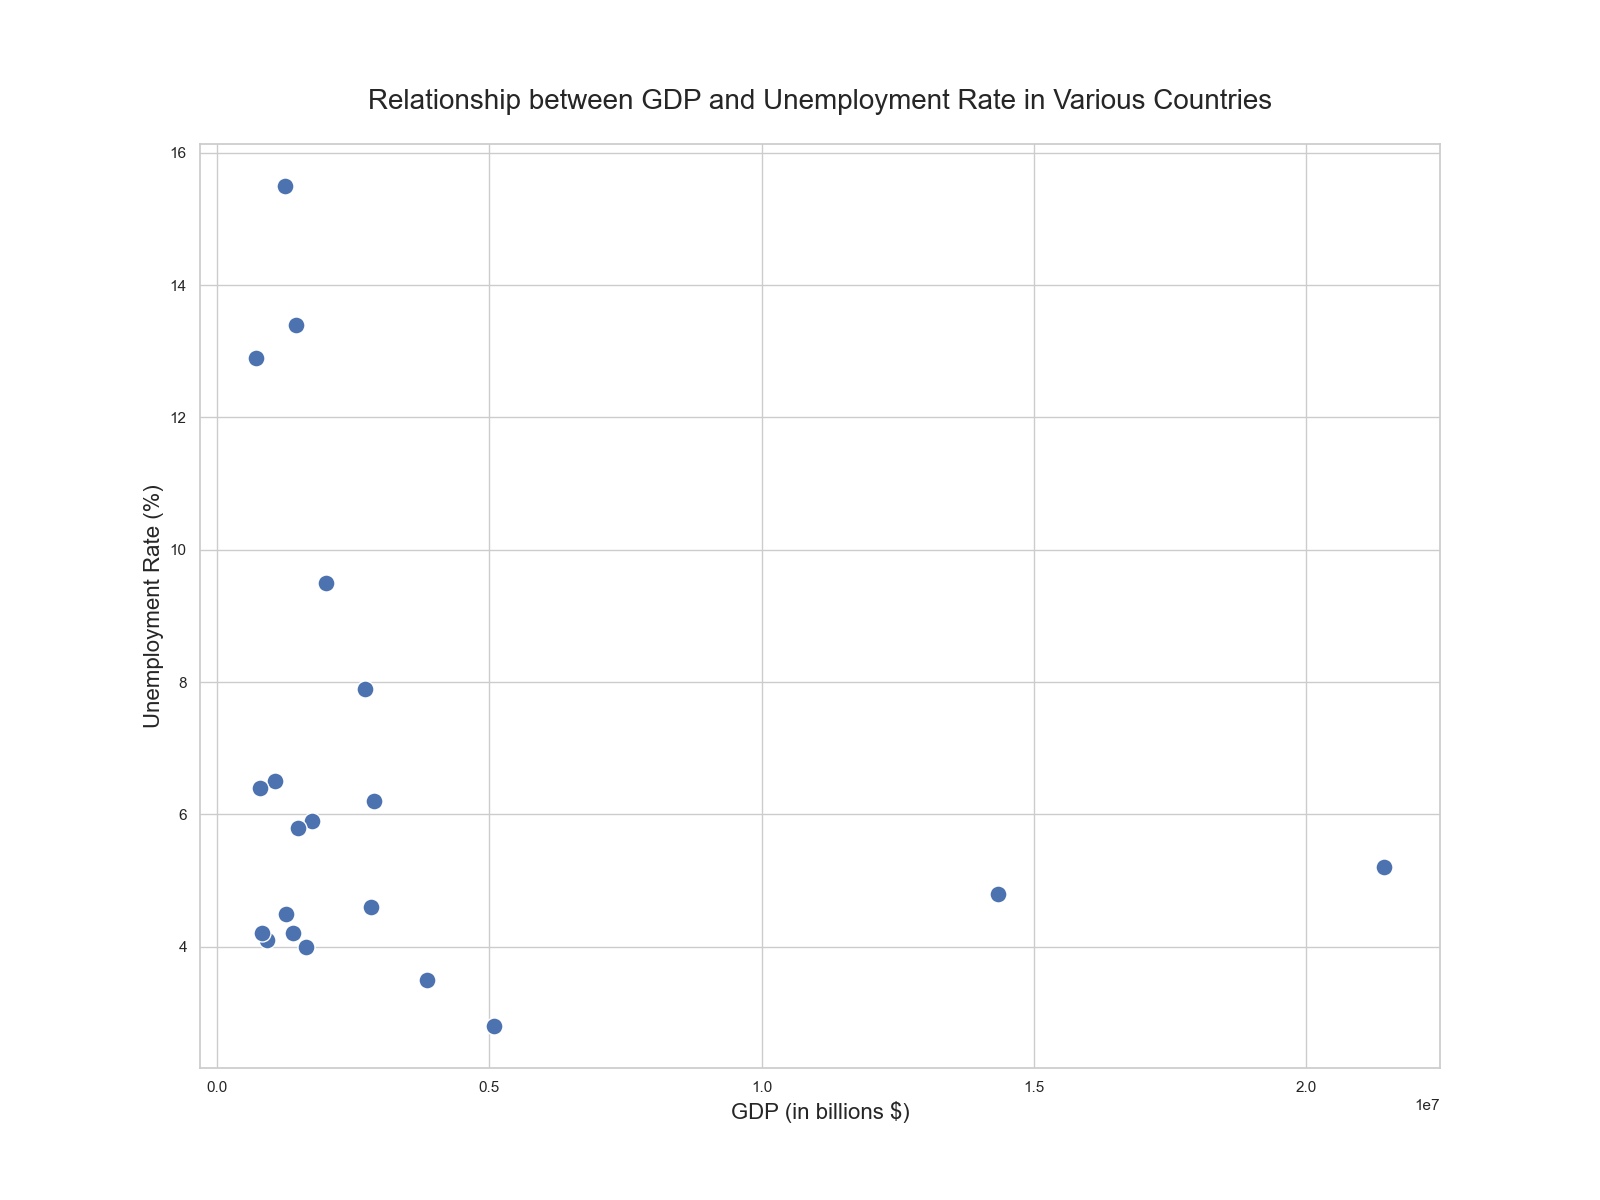

Python code for this plot:

import seaborn as sns
import pandas as pd
import matplotlib.pyplot as plt

data = {
    'Country': ['USA', 'China', 'Japan', 'Germany', 'India', 'UK', 'France', 'Italy', 'Brazil', 
                'Canada', 'Russia', 'South Korea', 'Australia', 'Spain', 'Mexico', 'Indonesia', 
                'Netherlands', 'Saudi Arabia', 'Turkey', 'Switzerland'],
    'GDP': [21427700, 14342903, 5081770, 3845630, 2875142, 2825208, 2715518, 2000938, 1444736, 
            1736426, 1483496, 1630566, 1392687, 1248904, 1260140, 1058400, 909887, 792966, 
            720101, 824799],
    'UnemploymentRate': [5.2, 4.8, 2.8, 3.5, 6.2, 4.6, 7.9, 9.5, 13.4, 5.9, 5.8, 4.0, 4.2, 15.5, 
                         4.5, 6.5, 4.1, 6.4, 12.9, 4.2]
}

df = pd.DataFrame(data)

plt.figure(figsize=(16, 12))
sns.scatterplot(data=df, x='GDP', y='UnemploymentRate', 
                palette=['#1f77b4', '#ff7f0e'], 
                s=150)  # Adjusted marker size

plt.title('Relationship between GDP and Unemployment Rate in Various Countries', fontsize=20, pad=25)
plt.xlabel('GDP (in billions $)', fontsize=16)
plt.ylabel('Unemployment Rate (%)', fontsize=16)

plt.show()
